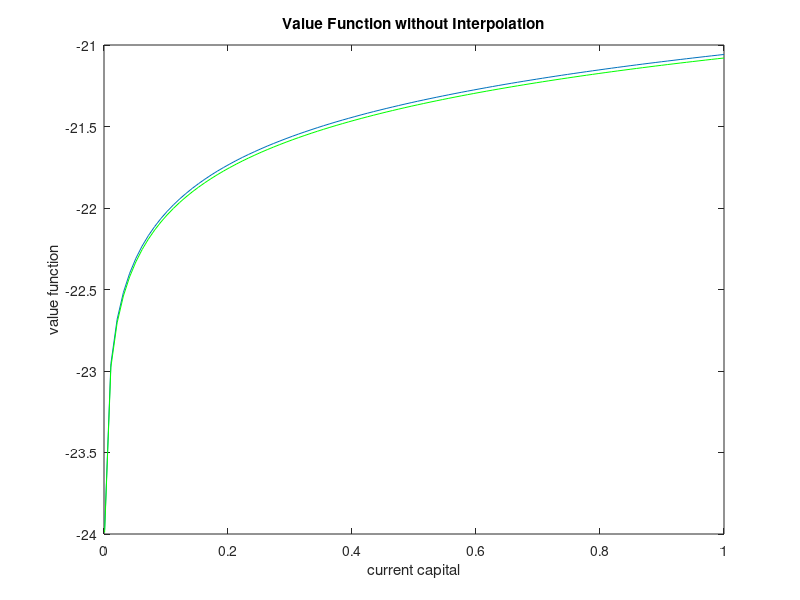
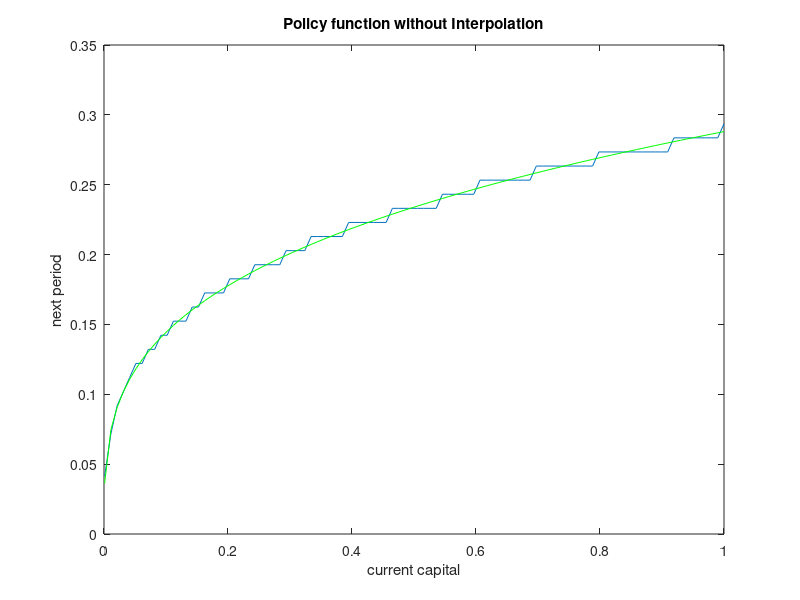

MATLAB code for these plots, in order:
clear all

% Parameters
alpha = 0.3;
beta = 0.96;
delta = 1;
M = 100;

tol = 1e-3;
dif = 1;

kmin_grid = 0.001;
kmax_grid = 1;
k_grid = linspace(kmin_grid, kmax_grid, M)';

%% Value function iteration: brute force
v0 = ones(M,1);
v1 = zeros(M,1);
k11 = zeros(M,1);
w = zeros(M,1);

while dif > tol
    for i = 1:M
        ki = k_grid(i);
        for a = 1:M
            c = ki^alpha + (1-delta)*ki - k_grid(a);
            if c <= 0
                w(a) = -Inf;
            else
                w(a) = log(c) + beta*v0(a);
            end
        end
        [q, j] = max(w);
        k1 = j;
        v1(i) = w(j);
        k11(i) = k1;
    end
    dif = max(abs(v1-v0));
    v0 = v1;
end

%Analytical results
v_true = alpha/(1-alpha*beta)*log(k_grid) + 1/(1-beta)*log(1-alpha*beta)+1/(1-beta)*beta*alpha/(1-alpha*beta)*log(alpha*beta);
g_true = alpha*beta*k_grid.^alpha;

%5
figure('Name', 'Value Function wo')
plot(k_grid, v1);
hold on;
plot(k_grid, v_true, 'g');
title('Value Function without Interpolation');
% legend('without interpolation','true value function', 'Location','southeast');
xlabel('current capital');
ylabel('value function');
% saveas(gcf,'1_Value_function_without','epsc')


g = k_grid(k11);
figure('Name','Policy function w/o')
plot(k_grid, g);
hold on;
plot(k_grid, g_true, 'g');
title('Policy function without Interpolation');
% legend('without interpolation','true policy function','Location','southeast');
xlabel('current capital');
ylabel('next period');
% saveas(gcf,'1_Policy_Function_without','epsc')


%% Value function iteration: exploiting monotonicity
v0 = ones(M,1);
v1 = zeros(M,1);
k11 = zeros(M,1);
w = zeros(M,1);
dif = 1;
monoton_iter = 0;

tic
while dif > tol
    for i = 1:M
        ki = k_grid(i);
        if i == 1
            amin = 1;
        else
            amin = k11(i-1);
        end
        for a = amin:M
            c = ki^alpha + (1-delta)*ki - k_grid(a);
            if c <= 0
                w(a) = -Inf;
            else
                w(a) = log(c) + beta*v0(a);
            end
        end
        [q, j] = max(w);
        k1 = j;
        v1(i) = w(j);
        k11(i) = k1;
    end
    dif = max(abs(v1-v0));
    v0 = v1;
    monoton_iter = monoton_iter + 1;
end
toc
monoton_iter

%% Value function iteration: exploiting concavity
v0 = ones(M,1);
v1 = zeros(M,1);
k11 = zeros(M,1);
w = zeros(M,1);
dif = 1;
conc_iter = 0;

tic
while dif > tol
    for i = 1:M
        ki = k_grid(i);
        for a = 1:M
            c = ki^alpha + (1-delta)*ki - k_grid(a);
            if c <= 0
                w(a) = -Inf;
            else
                w(a) = log(c) + beta*v0(a);
                if a > 1
                    if w(a) < w(a-1)
                        w(a:M) = -Inf*ones(M-a+1,1);
                        break;
                    end
                end
            end
        end
        [q, j] = max(w);
        k1 = j;
        v1(i) = w(j);
        k11(i) = k1;
    end
    dif = max(abs(v1-v0));
    v0 = v1;
    conc_iter = conc_iter + 1;
end
toc
conc_iter

%% Howard's policy function iteration
v0 = ones(M,1);
v1 = zeros(M,1);
k11 = zeros(M,1);
w = zeros(M,1);
dif = 1;
iter_pol = 10;
v11 = zeros(M,iter_pol);
howard_iter = 0;



tic
while dif > tol
    for i = 1:M
        ki = k_grid(i);
        for a = 1:M
            c = ki^alpha + (1-delta)*ki - k_grid(a);
            if c <= 0
                w(a) = -Inf;
            else
                w(a) = log(c) + beta*v0(a);
                u(a) = log(c);
            end
        end
        [q, j] = max(w);
        v1(i) = w(j);
        k11(i) = j;
    end
    dif = max(abs(v1-v0));
    v0 = v1;
    howard_iter = howard_iter + 1;
end
toc
howard_iter



%% Howard's policy function (and using Umat and Vmat...)
tic
Umat = zeros(M,M); % rows are K and cols are K'
V0 = zeros(M,1);
how_iter = 30;
V_iter = zeros(M,how_iter);
dif = 1;

% Create Umat:
for i=1:M
    for j=1:M
        c = k_grid(i)^alpha + (1-delta)*k_grid(i) - k_grid(j); %i=K, j=K'
        if (c >0)
            Umat(i,j) = log(c);
        else
            Umat(i,j) = -Inf;
        end
    end
end

iterations = 0;
% Perform operation:
while dif > tol
    Vmat = repmat(V0',M,1); %transpose is very important for some reason...
    W = Umat + beta*Vmat;
    [V,pol] = max(W,[],2);
    
    % Policy iteration:
    V_iter(:,1) = V;
    for i=2:how_iter % number of iters to do for howard's policy iteration
        for j = 1:M % iter over all rows
            V_iter(j, i) = Umat(j,pol(j)) + beta*V_iter(pol(j),i-1);
        end
    end
    V = V_iter(:,how_iter);

    dif = max(abs(V-V0));
    V0 = V;
    iterations = iterations + 1;
end
iterations
toc




